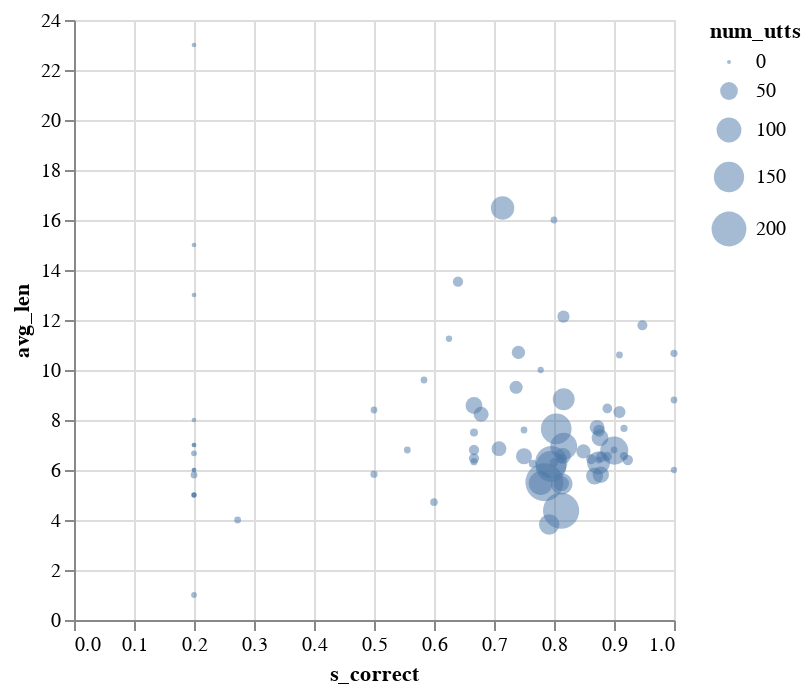

Notebook cell for this chart:
### Code cell
def q2row(l: QueryLine):
    return {'utterance': l.utterance(), 'workerId': l.worker_id(), 'targetFormula': l.example()['targetFormula']} 

def speaker2row(id, l: dict):
    return {'WorkerId': id, 'stats': l['stats'],
            'utts': ', '.join(l['utterances']), 'listeners': len(l['listeners'])}

def joint2row(id, l: dict):
    l['WorkerId'] = id
    return l

joint = collections.defaultdict(lambda: {'WorkerId':'', 'total': 0})

def fill_joint(rows, prefix):
    for wid, r in rows.items():
#         print('row', r)
        jr = joint[wid]
        jr['WorkerId'] = wid
        stats = r['stats']
        total = stats['correct'] + stats['wrong'] + stats['skip'] 
        correct, wrong, skip = 0.2, 0.6, 0.2
        if total != 0:
            correct = (stats['correct']) /  (total)
            wrong = (stats['wrong']) /  (total)
            skip = (stats['skip']) /  (total)
        jr[prefix + '_correct'] = correct 
        jr[prefix + '_wrong'] = wrong
        jr[prefix + '_skip'] = skip
        jr[prefix + '_total'] = total
        jr['total'] += total
        
def fill_utts(speakers):
    for wid, r in speakers.items():
#         print('row', r)
        jr = joint[wid]
        jr['WorkerId'] = wid
        utts = r['utterances']
        lenutt = len(utts)
        jr['num_utts'] = lenutt 
        jr['utts'] = utts if lenutt <= 10 else utts[0:5]
        jr['avg_len'] = np.mean([len(l.split(' ')) for l in utts])
        
fill_joint(speakers, 's')
fill_utts(speakers)
fill_joint(listeners, 'l')


records = [joint2row(k, v) for k,v in joint.items()]
agg_table = pd.DataFrame.from_records(records) 
agg_table.sort_values(by=['s_correct', 's_total', 'l_correct'], inplace=True, ascending=False)
# display(agg_table)
spec_list = []
spec_list += [{
  "data": {"values": records},
  "description": "accuracies",
  "mark": "circle",
  "encoding": {
    "x": {
      "field": "s_correct",
      "type": "quantitative"        
    },
    "y": {
      "field": "avg_len",
      "type": "quantitative"        
    },
    "size": {
        "field": "num_utts",
        "type": "quantitative"
    },
    "opacity": {"value": 0.5},
    "tooltip": {
        "field": "utts",
        "type": "nominal"
    }
  }
}]
spec_list += [{
  "data": {"values": records},
  "description": "correlation",
  "mark": "circle",
  "encoding": {
    "x": {
      "field": "s_correct",
      "type": "quantitative"        
    },
    "y": {
      "field": "l_total",
      "type": "quantitative"        
    },
    "size": {
        "field": "num_utts",
        "type": "quantitative"
    },
    "opacity": {"value": 0.5},
    "tooltip": {
        "field": "utts",
        "type": "nominal"
    }
  }
}]

chart = alt.VegaLite(spec_list[0])
display(chart)

for spec in spec_list:
    html = to_html(spec)
    name = spec['description']
    open(name + '.html', 'w').write(to_html(spec))

corr = agg_table.corr()
display(corr)
# display(agg_table)

### Figure 1 — Vega-Lite specification as saved in the notebook (floating-point values rounded to 4 significant figures; data arrays with more than 128 entries replaced by an {"elided": "..."} marker saying what was removed)
{"data": {"values": {"elided": "168 records"}}, "description": "accuracies", "encoding": {"opacity": {"value": 0.5}, "size": {"field": "num_utts", "type": "quantitative"}, "tooltip": {"field": "utts", "type": "nominal"}, "x": {"field": "s_correct", "type": "quantitative"}, "y": {"field": "avg_len", "type": "quantitative"}}, "mark": "circle"}
